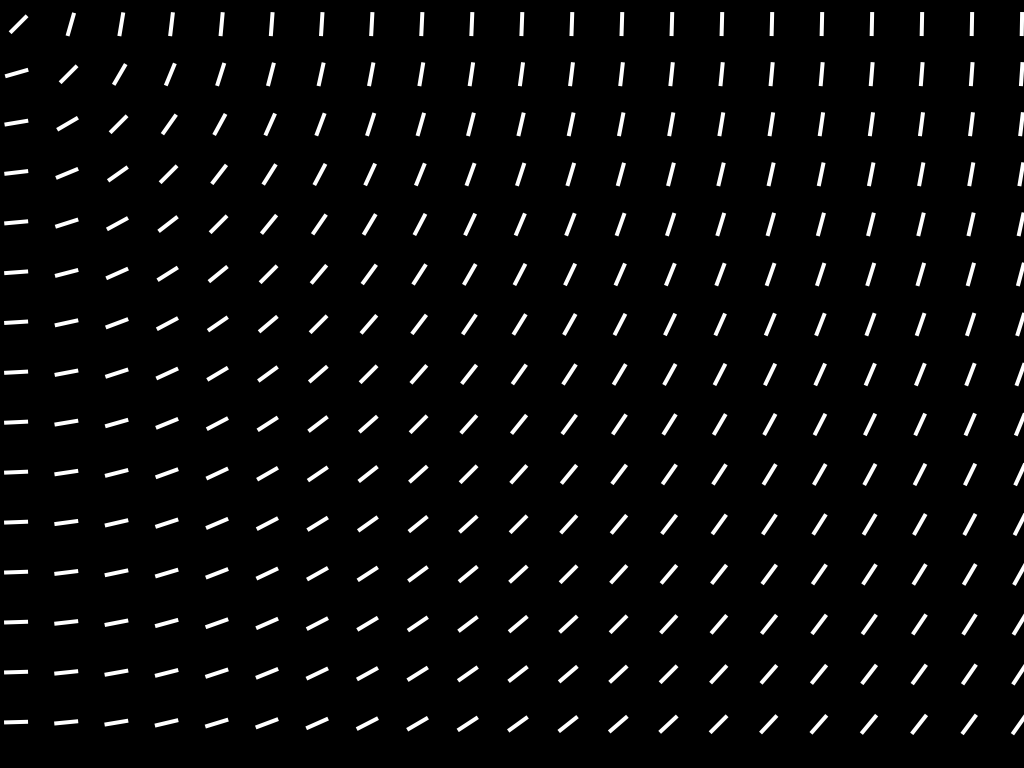
Frame 1 (no input)
Frame 60 (the mouse pressed at the canvas centre just before this capture): identical to frame 1, image omitted
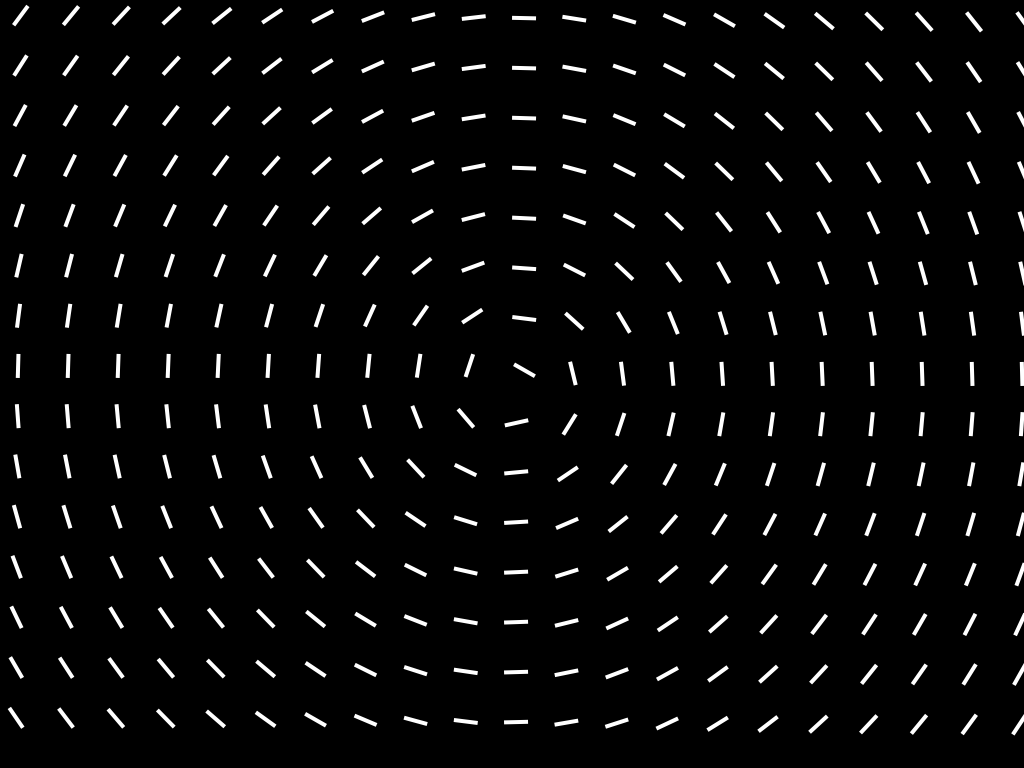
Frame 120 (the mouse held since frame 60 and released just before this capture)

The Processing sketch that drew these frames (run headless with seeded random() and noise(); from frame 60 on, the mouse is pressed at the canvas centre):

// Processing sketch: processing_169947
// ── processing_169947.pde



void setup() { 
  size(1024, 768); 
  noStroke(); 
  smooth();
}
void draw() { 
  background(0);
  for (float x =20; x<=1020; x+=50) {
    for (float y = 20; y<=760; y+=50) {
      float angle = atan2(mouseY-y, mouseX-x);
      colorMode(HSB);
      //fill(random(0,mouseX),random(0,mouseY),255);
      pushMatrix();
      translate(x, y);
      rotate(angle);
      rect(-4,-16,4,24);
      rect(-20, -8, 20, 0);
      popMatrix();
    }
    
  }
}
